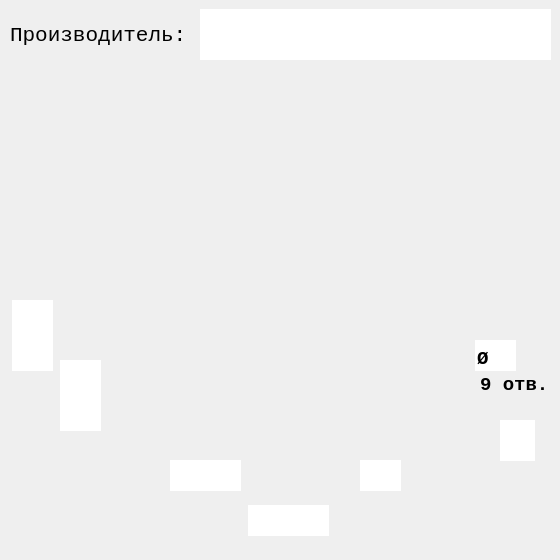
<?xml version="1.0" encoding="UTF-8"?>
<ui version="4.0">
 <class>Dialog</class>
 <widget class="QDialog" name="Dialog">
  <property name="geometry">
   <rect>
    <x>0</x>
    <y>0</y>
    <width>560</width>
    <height>560</height>
   </rect>
  </property>
  <property name="sizePolicy">
   <sizepolicy hsizetype="Fixed" vsizetype="Fixed">
    <horstretch>0</horstretch>
    <verstretch>0</verstretch>
   </sizepolicy>
  </property>
  <property name="minimumSize">
   <size>
    <width>560</width>
    <height>560</height>
   </size>
  </property>
  <property name="maximumSize">
   <size>
    <width>560</width>
    <height>560</height>
   </size>
  </property>
  <property name="windowTitle">
   <string>9 Отверстий Тип1</string>
  </property>
  <property name="windowIcon">
   <iconset>
    <normaloff>../pics/icon/Podpyatnik.ico</normaloff>../pics/icon/Podpyatnik.ico</iconset>
  </property>
  <property name="whatsThis">
   <string/>
  </property>
  <property name="accessibleDescription">
   <string/>
  </property>
  <widget class="QLabel" name="label">
   <property name="geometry">
    <rect>
     <x>0</x>
     <y>0</y>
     <width>560</width>
     <height>560</height>
    </rect>
   </property>
   <property name="sizePolicy">
    <sizepolicy hsizetype="Fixed" vsizetype="Fixed">
     <horstretch>0</horstretch>
     <verstretch>0</verstretch>
    </sizepolicy>
   </property>
   <property name="minimumSize">
    <size>
     <width>560</width>
     <height>560</height>
    </size>
   </property>
   <property name="maximumSize">
    <size>
     <width>560</width>
     <height>560</height>
    </size>
   </property>
   <property name="autoFillBackground">
    <bool>true</bool>
   </property>
   <property name="text">
    <string/>
   </property>
   <property name="pixmap">
    <pixmap>../pics/main/9-1.jpg</pixmap>
   </property>
   <property name="scaledContents">
    <bool>false</bool>
   </property>
   <property name="alignment">
    <set>Qt::AlignCenter</set>
   </property>
   <property name="margin">
    <number>0</number>
   </property>
  </widget>
  <widget class="QLineEdit" name="lineEdit">
   <property name="geometry">
    <rect>
     <x>360</x>
     <y>460</y>
     <width>41</width>
     <height>31</height>
    </rect>
   </property>
   <property name="font">
    <font>
     <family>Courier New</family>
     <pointsize>14</pointsize>
     <weight>75</weight>
     <italic>false</italic>
     <bold>true</bold>
    </font>
   </property>
   <property name="focusPolicy">
    <enum>Qt::ClickFocus</enum>
   </property>
   <property name="autoFillBackground">
    <bool>true</bool>
   </property>
   <property name="inputMethodHints">
    <set>Qt::ImhNone</set>
   </property>
   <property name="text">
    <string/>
   </property>
   <property name="maxLength">
    <number>3</number>
   </property>
   <property name="frame">
    <bool>false</bool>
   </property>
   <property name="alignment">
    <set>Qt::AlignBottom|Qt::AlignHCenter</set>
   </property>
  </widget>
  <widget class="QLineEdit" name="lineEdit_3">
   <property name="geometry">
    <rect>
     <x>475</x>
     <y>340</y>
     <width>41</width>
     <height>31</height>
    </rect>
   </property>
   <property name="font">
    <font>
     <family>Courier New</family>
     <pointsize>14</pointsize>
     <weight>75</weight>
     <italic>false</italic>
     <bold>true</bold>
    </font>
   </property>
   <property name="focusPolicy">
    <enum>Qt::ClickFocus</enum>
   </property>
   <property name="text">
    <string>Ø</string>
   </property>
   <property name="maxLength">
    <number>3</number>
   </property>
   <property name="frame">
    <bool>false</bool>
   </property>
   <property name="alignment">
    <set>Qt::AlignBottom|Qt::AlignLeading|Qt::AlignLeft</set>
   </property>
  </widget>
  <widget class="QLineEdit" name="lineEdit_4">
   <property name="geometry">
    <rect>
     <x>248</x>
     <y>505</y>
     <width>81</width>
     <height>31</height>
    </rect>
   </property>
   <property name="font">
    <font>
     <family>Courier New</family>
     <pointsize>14</pointsize>
     <weight>75</weight>
     <italic>false</italic>
     <bold>true</bold>
    </font>
   </property>
   <property name="focusPolicy">
    <enum>Qt::ClickFocus</enum>
   </property>
   <property name="text">
    <string/>
   </property>
   <property name="maxLength">
    <number>3</number>
   </property>
   <property name="frame">
    <bool>false</bool>
   </property>
   <property name="alignment">
    <set>Qt::AlignBottom|Qt::AlignHCenter</set>
   </property>
  </widget>
  <widget class="QLineEdit" name="lineEdit_5">
   <property name="geometry">
    <rect>
     <x>12</x>
     <y>300</y>
     <width>41</width>
     <height>71</height>
    </rect>
   </property>
   <property name="font">
    <font>
     <family>Courier New</family>
     <pointsize>14</pointsize>
     <weight>75</weight>
     <italic>false</italic>
     <bold>true</bold>
    </font>
   </property>
   <property name="tabletTracking">
    <bool>false</bool>
   </property>
   <property name="focusPolicy">
    <enum>Qt::ClickFocus</enum>
   </property>
   <property name="autoFillBackground">
    <bool>false</bool>
   </property>
   <property name="text">
    <string/>
   </property>
   <property name="maxLength">
    <number>3</number>
   </property>
   <property name="frame">
    <bool>false</bool>
   </property>
   <property name="alignment">
    <set>Qt::AlignRight|Qt::AlignTrailing|Qt::AlignVCenter</set>
   </property>
  </widget>
  <widget class="QLabel" name="label_2">
   <property name="geometry">
    <rect>
     <x>10</x>
     <y>10</y>
     <width>181</width>
     <height>51</height>
    </rect>
   </property>
   <property name="font">
    <font>
     <family>Courier New</family>
     <pointsize>16</pointsize>
     <weight>50</weight>
     <bold>false</bold>
    </font>
   </property>
   <property name="text">
    <string>Производитель:</string>
   </property>
  </widget>
  <widget class="QLineEdit" name="lineEdit_6">
   <property name="geometry">
    <rect>
     <x>200</x>
     <y>9</y>
     <width>351</width>
     <height>51</height>
    </rect>
   </property>
   <property name="font">
    <font>
     <family>Courier New</family>
     <pointsize>16</pointsize>
     <weight>75</weight>
     <bold>true</bold>
    </font>
   </property>
   <property name="frame">
    <bool>false</bool>
   </property>
   <property name="alignment">
    <set>Qt::AlignLeading|Qt::AlignLeft|Qt::AlignVCenter</set>
   </property>
  </widget>
  <widget class="QLabel" name="label_3">
   <property name="geometry">
    <rect>
     <x>480</x>
     <y>375</y>
     <width>71</width>
     <height>20</height>
    </rect>
   </property>
   <property name="font">
    <font>
     <family>Courier New</family>
     <pointsize>14</pointsize>
     <weight>75</weight>
     <bold>true</bold>
    </font>
   </property>
   <property name="text">
    <string>9 отв.</string>
   </property>
   <property name="alignment">
    <set>Qt::AlignLeading|Qt::AlignLeft|Qt::AlignVCenter</set>
   </property>
  </widget>
  <widget class="QLineEdit" name="lineEdit_8">
   <property name="geometry">
    <rect>
     <x>500</x>
     <y>420</y>
     <width>35</width>
     <height>41</height>
    </rect>
   </property>
   <property name="font">
    <font>
     <family>Courier New</family>
     <pointsize>14</pointsize>
     <weight>75</weight>
     <italic>false</italic>
     <bold>true</bold>
    </font>
   </property>
   <property name="focusPolicy">
    <enum>Qt::ClickFocus</enum>
   </property>
   <property name="autoFillBackground">
    <bool>true</bool>
   </property>
   <property name="inputMethodHints">
    <set>Qt::ImhNone</set>
   </property>
   <property name="text">
    <string/>
   </property>
   <property name="maxLength">
    <number>3</number>
   </property>
   <property name="frame">
    <bool>false</bool>
   </property>
   <property name="alignment">
    <set>Qt::AlignLeading|Qt::AlignLeft|Qt::AlignVCenter</set>
   </property>
  </widget>
  <widget class="QLineEdit" name="lineEdit_7">
   <property name="geometry">
    <rect>
     <x>170</x>
     <y>460</y>
     <width>71</width>
     <height>31</height>
    </rect>
   </property>
   <property name="font">
    <font>
     <family>Courier New</family>
     <pointsize>14</pointsize>
     <weight>75</weight>
     <italic>false</italic>
     <bold>true</bold>
    </font>
   </property>
   <property name="focusPolicy">
    <enum>Qt::ClickFocus</enum>
   </property>
   <property name="autoFillBackground">
    <bool>true</bool>
   </property>
   <property name="inputMethodHints">
    <set>Qt::ImhNone</set>
   </property>
   <property name="text">
    <string/>
   </property>
   <property name="maxLength">
    <number>3</number>
   </property>
   <property name="frame">
    <bool>false</bool>
   </property>
   <property name="alignment">
    <set>Qt::AlignBottom|Qt::AlignHCenter</set>
   </property>
  </widget>
  <widget class="QLineEdit" name="lineEdit_9">
   <property name="geometry">
    <rect>
     <x>60</x>
     <y>360</y>
     <width>41</width>
     <height>71</height>
    </rect>
   </property>
   <property name="font">
    <font>
     <family>Courier New</family>
     <pointsize>14</pointsize>
     <weight>75</weight>
     <italic>false</italic>
     <bold>true</bold>
    </font>
   </property>
   <property name="tabletTracking">
    <bool>false</bool>
   </property>
   <property name="focusPolicy">
    <enum>Qt::ClickFocus</enum>
   </property>
   <property name="autoFillBackground">
    <bool>false</bool>
   </property>
   <property name="text">
    <string/>
   </property>
   <property name="maxLength">
    <number>3</number>
   </property>
   <property name="frame">
    <bool>false</bool>
   </property>
   <property name="alignment">
    <set>Qt::AlignRight|Qt::AlignTrailing|Qt::AlignVCenter</set>
   </property>
  </widget>
 </widget>
 <resources/>
 <connections/>
</ui>
